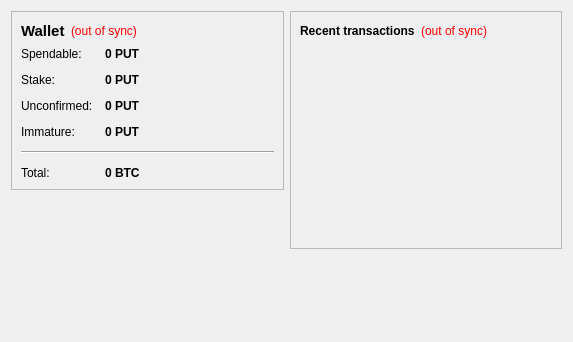
<?xml version="1.0" encoding="UTF-8"?>
<ui version="4.0">
 <class>OverviewPage</class>
 <widget class="QWidget" name="OverviewPage">
  <property name="geometry">
   <rect>
    <x>0</x>
    <y>0</y>
    <width>573</width>
    <height>342</height>
   </rect>
  </property>
  <property name="windowTitle">
   <string>Form</string>
  </property>
  <layout class="QHBoxLayout" name="horizontalLayout" stretch="1,1">
   <item>
    <layout class="QVBoxLayout" name="verticalLayout_2">
     <item>
      <widget class="QFrame" name="frame">
       <property name="frameShape">
        <enum>QFrame::StyledPanel</enum>
       </property>
       <property name="frameShadow">
        <enum>QFrame::Raised</enum>
       </property>
       <layout class="QVBoxLayout" name="verticalLayout_4">
        <item>
         <layout class="QHBoxLayout" name="horizontalLayout_4">
          <item>
           <widget class="QLabel" name="label_5">
            <property name="font">
             <font>
              <pointsize>11</pointsize>
              <weight>75</weight>
              <bold>true</bold>
             </font>
            </property>
            <property name="text">
             <string>Wallet</string>
            </property>
           </widget>
          </item>
          <item>
           <widget class="QLabel" name="labelWalletStatus">
            <property name="toolTip">
             <string>The displayed information may be out of date. Your wallet automatically synchronizes with the PutinCoin network after a connection is established, but this process has not completed yet.</string>
            </property>
            <property name="styleSheet">
             <string notr="true">QLabel { color: red; }</string>
            </property>
            <property name="text">
             <string notr="true">(out of sync)</string>
            </property>
            <property name="alignment">
             <set>Qt::AlignLeading|Qt::AlignLeft|Qt::AlignVCenter</set>
            </property>
           </widget>
          </item>
          <item>
           <spacer name="horizontalSpacer_2">
            <property name="orientation">
             <enum>Qt::Horizontal</enum>
            </property>
            <property name="sizeHint" stdset="0">
             <size>
              <width>40</width>
              <height>20</height>
             </size>
            </property>
           </spacer>
          </item>
         </layout>
        </item>
        <item>
         <layout class="QFormLayout" name="formLayout_2">
          <property name="fieldGrowthPolicy">
           <enum>QFormLayout::AllNonFixedFieldsGrow</enum>
          </property>
          <property name="horizontalSpacing">
           <number>12</number>
          </property>
          <property name="verticalSpacing">
           <number>12</number>
          </property>
          <item row="0" column="0">
           <widget class="QLabel" name="label">
            <property name="text">
             <string>Spendable:</string>
            </property>
           </widget>
          </item>
          <item row="0" column="1">
           <widget class="QLabel" name="labelBalance">
            <property name="font">
             <font>
              <weight>75</weight>
              <bold>true</bold>
             </font>
            </property>
            <property name="cursor">
             <cursorShape>IBeamCursor</cursorShape>
            </property>
            <property name="toolTip">
             <string>Your current spendable balance</string>
            </property>
            <property name="text">
             <string notr="true">0 PUT</string>
            </property>
            <property name="textInteractionFlags">
             <set>Qt::LinksAccessibleByMouse|Qt::TextSelectableByKeyboard|Qt::TextSelectableByMouse</set>
            </property>
           </widget>
          </item>
          <item row="1" column="0">
           <widget class="QLabel" name="label_6">
            <property name="text">
             <string>Stake:</string>
            </property>
           </widget>
          </item>
          <item row="1" column="1">
           <widget class="QLabel" name="labelStake">
            <property name="font">
             <font>
              <weight>75</weight>
              <bold>true</bold>
             </font>
            </property>
            <property name="cursor">
             <cursorShape>IBeamCursor</cursorShape>
            </property>
            <property name="toolTip">
             <string>Total of coins that was staked, and do not yet count toward the current balance</string>
            </property>
            <property name="text">
             <string notr="true">0 PUT</string>
            </property>
            <property name="textInteractionFlags">
             <set>Qt::LinksAccessibleByMouse|Qt::TextSelectableByKeyboard|Qt::TextSelectableByMouse</set>
            </property>
           </widget>
          </item>
          <item row="2" column="0">
           <widget class="QLabel" name="label_3">
            <property name="text">
             <string>Unconfirmed:</string>
            </property>
           </widget>
          </item>
          <item row="2" column="1">
           <widget class="QLabel" name="labelUnconfirmed">
            <property name="font">
             <font>
              <weight>75</weight>
              <bold>true</bold>
             </font>
            </property>
            <property name="cursor">
             <cursorShape>IBeamCursor</cursorShape>
            </property>
            <property name="toolTip">
             <string>Total of transactions that have yet to be confirmed, and do not yet count toward the current balance</string>
            </property>
            <property name="text">
             <string notr="true">0 PUT</string>
            </property>
            <property name="textInteractionFlags">
             <set>Qt::LinksAccessibleByMouse|Qt::TextSelectableByKeyboard|Qt::TextSelectableByMouse</set>
            </property>
           </widget>
          </item>
          <item row="3" column="0">
           <widget class="QLabel" name="labelImmatureText">
            <property name="text">
             <string>Immature:</string>
            </property>
           </widget>
          </item>
          <item row="3" column="1">
           <widget class="QLabel" name="labelImmature">
            <property name="font">
             <font>
              <weight>75</weight>
              <bold>true</bold>
             </font>
            </property>
            <property name="toolTip">
             <string>Mined balance that has not yet matured</string>
            </property>
            <property name="text">
             <string notr="true">0 PUT</string>
            </property>
            <property name="textInteractionFlags">
             <set>Qt::LinksAccessibleByMouse|Qt::TextSelectableByKeyboard|Qt::TextSelectableByMouse</set>
            </property>
           </widget>
          </item>
          <item row="4" column="0" colspan="2">
           <widget class="Line" name="line">
            <property name="orientation">
             <enum>Qt::Horizontal</enum>
            </property>
           </widget>
          </item>
          <item row="5" column="0">
           <widget class="QLabel" name="labelTotalText">
            <property name="text">
             <string>Total:</string>
            </property>
           </widget>
          </item>
          <item row="5" column="1">
           <widget class="QLabel" name="labelTotal">
            <property name="font">
             <font>
              <weight>75</weight>
              <bold>true</bold>
             </font>
            </property>
            <property name="cursor">
             <cursorShape>IBeamCursor</cursorShape>
            </property>
            <property name="toolTip">
             <string>Your current total balance</string>
            </property>
            <property name="text">
             <string notr="true">0 BTC</string>
            </property>
            <property name="textInteractionFlags">
             <set>Qt::LinksAccessibleByMouse|Qt::TextSelectableByKeyboard|Qt::TextSelectableByMouse</set>
            </property>
           </widget>
          </item>
         </layout>
        </item>
       </layout>
      </widget>
     </item>
     <item>
      <spacer name="verticalSpacer">
       <property name="orientation">
        <enum>Qt::Vertical</enum>
       </property>
       <property name="sizeHint" stdset="0">
        <size>
         <width>20</width>
         <height>40</height>
        </size>
       </property>
      </spacer>
     </item>
    </layout>
   </item>
   <item>
    <layout class="QVBoxLayout" name="verticalLayout_3">
     <item>
      <widget class="QFrame" name="frame_2">
       <property name="frameShape">
        <enum>QFrame::StyledPanel</enum>
       </property>
       <property name="frameShadow">
        <enum>QFrame::Raised</enum>
       </property>
       <layout class="QVBoxLayout" name="verticalLayout">
        <item>
         <layout class="QHBoxLayout" name="horizontalLayout_2">
          <item>
           <widget class="QLabel" name="label_4">
            <property name="text">
             <string>&lt;b&gt;Recent transactions&lt;/b&gt;</string>
            </property>
           </widget>
          </item>
          <item>
           <widget class="QLabel" name="labelTransactionsStatus">
            <property name="toolTip">
             <string>The displayed information may be out of date. Your wallet automatically synchronizes with the PutinCoin network after a connection is established, but this process has not completed yet.</string>
            </property>
            <property name="styleSheet">
             <string notr="true">QLabel { color: red; }</string>
            </property>
            <property name="text">
             <string notr="true">(out of sync)</string>
            </property>
            <property name="alignment">
             <set>Qt::AlignRight|Qt::AlignTrailing|Qt::AlignVCenter</set>
            </property>
           </widget>
          </item>
          <item>
           <spacer name="horizontalSpacer">
            <property name="orientation">
             <enum>Qt::Horizontal</enum>
            </property>
            <property name="sizeHint" stdset="0">
             <size>
              <width>40</width>
              <height>20</height>
             </size>
            </property>
           </spacer>
          </item>
         </layout>
        </item>
        <item>
         <widget class="QListView" name="listTransactions">
          <property name="styleSheet">
           <string notr="true">QListView { background: transparent; }</string>
          </property>
          <property name="frameShape">
           <enum>QFrame::NoFrame</enum>
          </property>
          <property name="verticalScrollBarPolicy">
           <enum>Qt::ScrollBarAlwaysOff</enum>
          </property>
          <property name="horizontalScrollBarPolicy">
           <enum>Qt::ScrollBarAlwaysOff</enum>
          </property>
          <property name="selectionMode">
           <enum>QAbstractItemView::NoSelection</enum>
          </property>
         </widget>
        </item>
       </layout>
      </widget>
     </item>
     <item>
      <spacer name="verticalSpacer_2">
       <property name="orientation">
        <enum>Qt::Vertical</enum>
       </property>
       <property name="sizeHint" stdset="0">
        <size>
         <width>20</width>
         <height>40</height>
        </size>
       </property>
      </spacer>
     </item>
    </layout>
   </item>
  </layout>
 </widget>
 <resources/>
 <connections/>
</ui>
